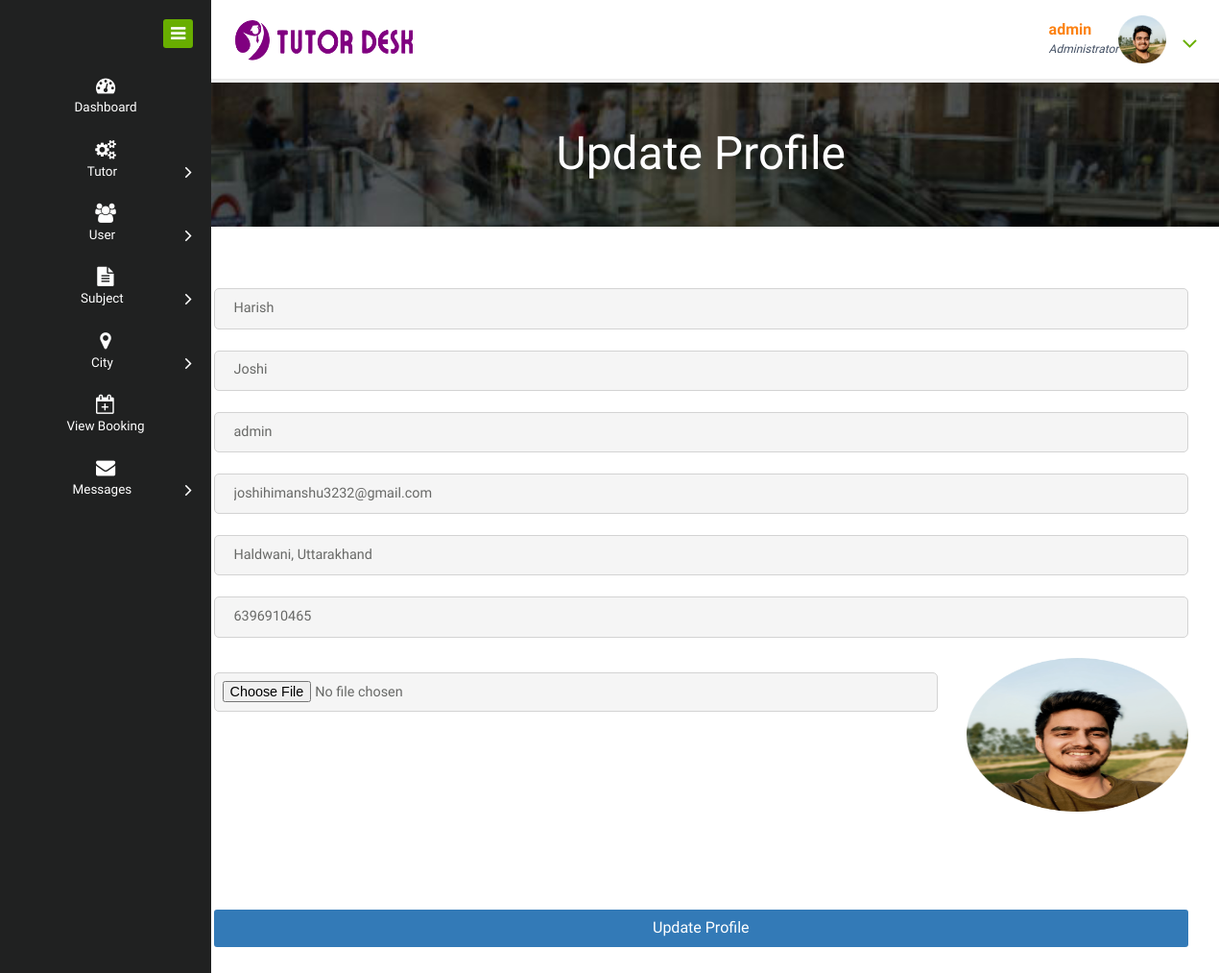
The page /edit_admin_profile (signed in) on the database its author committed.
### home_service/models.py (models this page shows, shortened)
class Customer(models.Model):
    user = models.ForeignKey(User, on_delete=models.CASCADE, null=True)
    contact = models.CharField(max_length=100, null=True)
    address = models.CharField(max_length=100, null=True)
    image = models.FileField(null=True)

### home_service/views.py (the view, shortened to what this page needs)
# urls.py: path('edit_admin_profile',Edit_Admin_Profile,name="edit_admin_profile"),
def Edit_Admin_Profile(request):
    dic = notification()
    error = False
    user = User.objects.get(id=request.user.id)
    pro = Customer.objects.get(user=user)
    d = {'error':error,'pro':pro,'new': dic['new'], 'count': dic['count']}
    return render(request, 'edit_admin_profile.html',d)

### home_service/views.py (called while the page is built)
def notification():
    status = Status.objects.get(status='pending')
    new = Service_Man.objects.filter(status=status)
    count=0
    for i in new:
        count+=1
    d = {'count':count,'new':new}
    return d

### home_service/templates/edit_admin_profile.html (shortened to what this page needs)
{% extends 'admin_navigation.html' %}
{% load static %}
{% block body %}
     <div class="signup-main" style="width:100%;margin-top:0">
    	 <div class="signup-head">
				<h1>Update Profile</h1>
			</div>
			<div class="signup-block">
				<form action="" method="post" enctype="multipart/form-data">
					<input type="text" value="{{pro.user.first_name}}" name="fname" required="">
					<input type="text" name="lname" value="{{pro.user.last_name}}" required="">
					<input type="text" name="uname" value="{{pro.user.username}}" readonly>
					<input type="email" name="email" value="{{pro.user.email}}" required="">
					<input type="text" name="address" value="{{pro.address}}" required="">
					<input type="text" value="{{pro.contact}}" name="contact" required="">
					<div class="row">
                        <div class="col-md-9">
					        <input type="file" name="image" style="width:100%;padding:8px;margin-top:2%;border:1px solid lightgrey ">
                        </div>
                        <div class="col-md-3">
                            <img src="{{pro.image.url}}" style="width:100%;height:160px">
                        </div>
                    </div>
                    <input type="submit" value="Update Profile" style="margin-top:10%">
				</form>
			</div>
    </div>
    {% endblock %}

### home_service/templates/admin_navigation.html (shortened to what this page needs)
<!DOCTYPE HTML>
{% load static %}
<html>
    <head>
        <link href="{% static 'css2/bootstrap.css' %}" media="all" rel="stylesheet" type="text/css">
        <link href="{% static 'css2/style.css' %}" media="all" rel="stylesheet" type="text/css" />
        <link href="{% static 'css2/font-awesome.css' %}" rel="stylesheet">
    </head>
    <body>
        <div class="page-container">
            <div class="left-content">
                <div class="mother-grid-inner">
                    <div class="header-main fixed">
                        <div class="header-left">
                            <div class="logo-name" style="width:100%">
                                <a class="navbar-brand" href="{% url 'admin_home' %}"><img height="60px"
                                        src="/static/images/logo.png" width="200px"></a>
                            </div>
                            <div class="clearfix"></div>
                        </div>
                        <div class="profile_details">
                            <ul>
                                <li class="dropdown profile_details_drop">
                                    <a aria-expanded="false" class="dropdown-toggle" data-toggle="dropdown" href="#">
                                        <div class="profile_img">
                                            <span><img alt="" width="50px" height="50px"
                                                    src="/media/harish-joshi.png"></span>
                                            <div class="user-name">
                                                <p>{{request.user.username}}</p>
                                                <span>Administrator</span>
                                            </div>
                                            <i class="fa fa-angle-down lnr"></i>
                                        </div>
                                    </a>
                                </li>
                            </ul>
                        </div>
                        <div class="clearfix"></div>
                    </div>
                </div>
                <div class="inner-block" style="padding-top:8%; position: relative;">
                    {% block body %}
                    {% endblock %}
                </div>
            </div>
            <div class="sidebar-menu" style="min-height: 100vh; position: fixed;">
                <div class="logo"><a class="sidebar-icon" href="#">
                        <span class="fa fa-bars"></span> </a>
                    </div>
                <div class="menu">
                    <ul id="menu">
                        <li id="menu-home"><a href="{% url 'admin_home' %}"><i
                                    class="fa fa-tachometer"></i><span>Dashboard</span></a></li>
                        <li><a href="#"><i class="fa fa-cogs"></i><span>Tutor</span><span class="fa fa-angle-right"
                                    style="float: right"></span></a>
                        </li>
                        <li id="menu-comunicacao"><a href="#"><i class="fa fa-users"></i><span>User</span><span
                                    class="fa fa-angle-right" style="float: right"></span></a>
                        </li>
                        <li id="menu-academico"><a href="#"><i class="fa fa-file-text"></i><span>Subject</span><span
                                    class="fa fa-angle-right" style="float: right"></span></a>
                        </li>
                        <li id="menu-academico"><a href="#"><i class="fa fa-map-marker"></i><span>City</span><span
                                    class="fa fa-angle-right" style="float: right"></span></a>
                        </li>
                        <li><a href="{% url 'admin_order' %}"><i class="fa fa-calendar-plus-o"></i><span>View Booking</span></a>
                        </li>
                        <li><a href="#"><i class="fa fa-envelope"></i><span>Messages</span><span
                                    class="fa fa-angle-right" style="float: right"></span></a>
                        </li>
                    </ul>
                </div>
            </div>
        </div>
    </body>
</html>

### home_service/templates/edit_admin_profile.html (style rules this page uses)
.signup-block input[type="text"],.signup-block input[type="email"], .signup-block input[type="file"], .signup-block input[type="password"] { font-size: 0.9em; padding: 10px 20px; width: 100%; color:#686967; outline: none; border: 1px solid #D3D3D3; border-radius: 5px; -ms-border-radius: 5px; -moz-border-radius: 5px; -o-border-radius: 5px; background:#F5F5F5; margin: 0em 0em 1.5em 0em; }

### rows shown on the page
Customer: fname "Harish", lname "Joshi", uname "admin", email "joshihimanshu3232@gmail.com", address "Haldwani, Uttarakhand", contact "6396910465", image (picture)

### other values the page prints
{{ request.user.username }} "admin"
